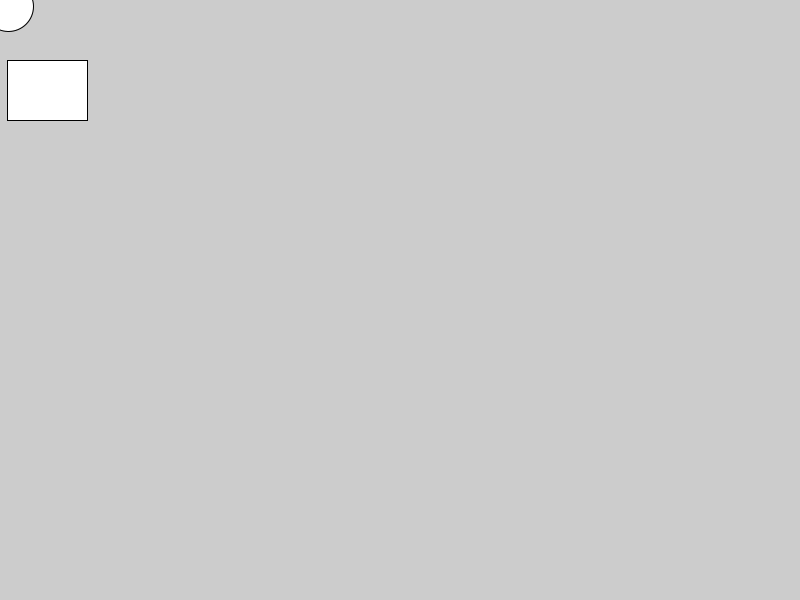
Frame 1 (no input)
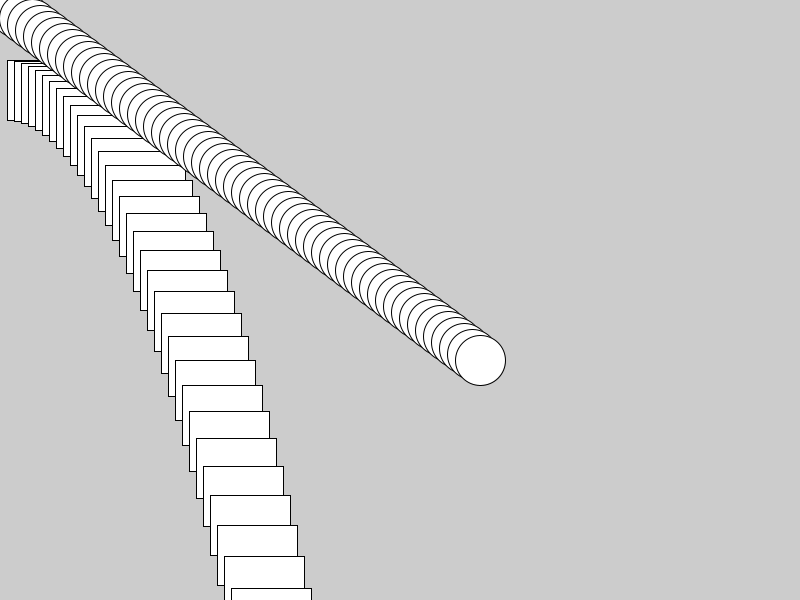
Frame 60 (the mouse pressed at the canvas centre just before this capture)
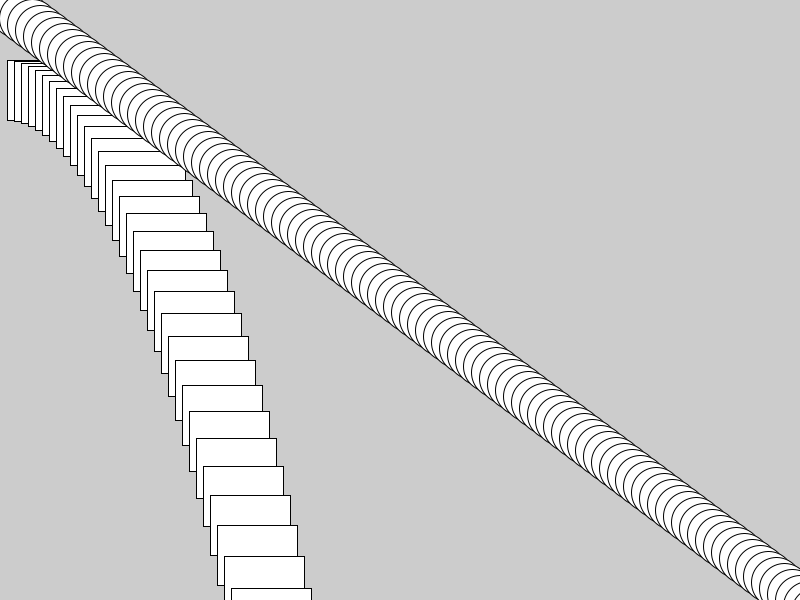
Frame 120 (the mouse held since frame 60 and released just before this capture)

The Processing sketch that drew these frames (run headless with seeded random() and noise(); from frame 60 on, the mouse is pressed at the canvas centre):

// Processing sketch: Pee
// ── Pee.pde
float x; 
float y;
float xVelo; 
float yVelo;
float circleX;
float circleY;
float circleXVelo;
float circleYVelo;

float gravity;

void setup() {
  size(800,600);
  x = 0;
  y = height * 0.1;
  xVelo = 7;
  yVelo = 0;
  circleXVelo = 8;
  circleYVelo = 6;
  gravity = 1;
}

void draw() {
  x = x + xVelo;
  y = y + yVelo;
  circleX += circleXVelo;
  circleY += circleYVelo;
  yVelo = yVelo + gravity;
  rect(x, y, 80, 60);
  ellipse(circleX, circleY, 50, 50);
}
